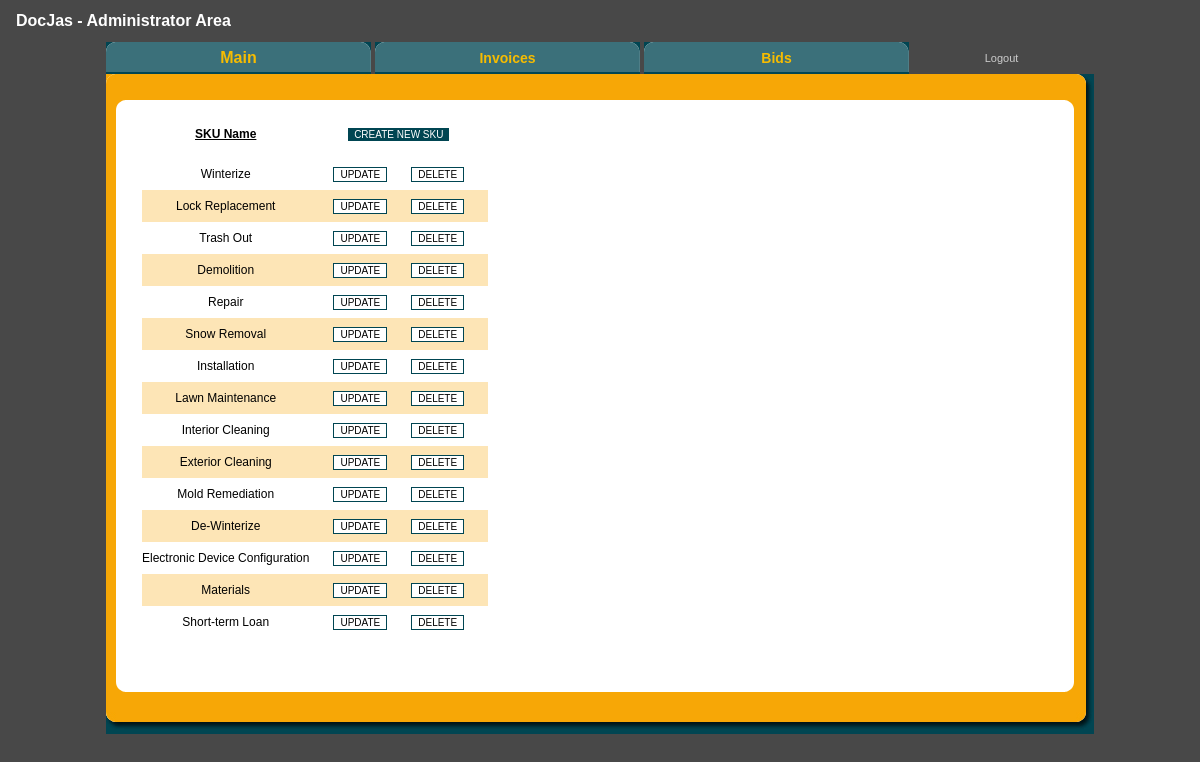
The page /old/sku.php on the database its author committed.
### tables this page shows
CREATE TABLE `sku` (
  `id` int(8) unsigned NOT NULL auto_increment,
  `name` varchar(50) NOT NULL,
  `shortdesc` text NOT NULL,
  PRIMARY KEY  (`id`)
);

### old/sku.php (the view)
<?
   	include("common/author.php");
    include("common/header.php");
?>
<div style="padding: 12px; font: 12px Arial, Tahoma, sans-serif;">
    <table>
        <tr>
            <td style="height: 16px; padding: 0px 24px 16px 0px; font-weight: bold; text-decoration: underline; vertical-align: middle; text-align: center;">SKU Name</td>
            <td colspan="2" style="height: 16px; padding: 0px 24px 16px 0px; font-weight: bold; text-decoration: underline; vertical-align: middle; text-align: center;"><input type="button" name="add" value="CREATE NEW SKU" onclick="window.location='sku_.php?action=add';" style="border: 1px solid #FFFFFF; background: #004552; color: #FFFFFF; font: 10px Arial, Tahoma, sans-serif;"></td>
        </tr>
<?
    $i = 'odd';
    $sql = "SELECT * FROM sku ORDER BY ID";
    $sql = mysqli_query($connection, $sql);
    while($list = mysqli_fetch_assoc($sql)) {
        extract($list);
        if ($i == 'odd') {
            $bgcolor = 'inherit';
            $i = 'even';
        } else {
            $bgcolor = '#fde5b6';
            $i = 'odd';
        }
?>
        <tr style="background: <?= $bgcolor ?>;">
            <td style="height: 20px; padding: 6px 24px 6px 0px; vertical-align: middle; color: inherit; text-align: center;"><?= $name ?></td>
            <td style="height: 20px; padding: 6px 24px 6px 0px; vertical-align: middle; color: inherit;"><input type="button" name="update" value="UPDATE" onclick="window.location='sku_.php?id=<?= $id ?>&action=update';" style="border: 1px solid #004552; background: #FFFFFF; font: 10px Arial, Tahoma, sans-serif;"></td>
            <td style="height: 20px; padding: 6px 24px 6px 0px; vertical-align: middle; color: inherit;"><input type="button" name="delete" value="DELETE" onclick="JavaScript:if(window.confirm('By deleting this client, you will delete or unlink any records pertaining to this client. Are you sure you wish to DELETE?')) window.location='sku_.php?action=delete&id=<?= $id ?>';" style="border: 1px solid #004552; background: #FFFFFF; font: 10px Arial, Tahoma, sans-serif;"></td>
        </tr>
<?
    }
?>
    </table>
</div>
<? include("common/footer.php") ?>

### old/common/header.php (shortened to what this page needs)
<?
   	$page = basename($_SERVER['PHP_SELF']);
	list($page_, $extension) = explode('.', $page);
	$btn_1 = array("main", "main_");
	$btn_2 = array("invoices", "invoices_");
	$btn_3 = array("bid","bid_");
    $btn1 = 'Main';
	$btn2 = 'Invoices';
	$btn3 = 'Bids';
    $btn1_link = 'main';
    $btn2_link = 'invoices';
    $btn3_link = 'bid';
?>
<!DOCTYPE HTML PUBLIC "-//W3C//DTD HTML 4.01 Transitional//EN"
    "http://www.w3.org/TR/html4/loose.dtd">
<html>
<head>
  <link href="global.css" rel="stylesheet" type="text/css">
</head>
<body style="background: #484848; color: #000000;">
<div style="font: bold 16px Arial, Tahoma, sans-serif; padding: 0px; margin: 0px; color: #FFFFFF; background: transparent; padding: 4px 0px 12px 8px;">
    <div style=" vertical-align: middle;">DocJas - Administrator Area</div>
</div>
<div style="width: 988px; height: 692px; margin: 0px auto;">
<table style="width: 988px; height: 692px; padding: 4px 0px 4px 0px;">
    <tr>
<?
    if (in_array($page_, $btn_1)) {
        $color1 = '#FFFFFF';
        $tab1 = 'active';
    } else {
        $color1 = '#F7BC00';
        $tab1 = 'nonactive';
    }
?>
        <td style="width: 265px; height: 32px; background: url('imgs/tab_<?= $tab1 ?>.gif') no-repeat; color: #FFFFFF; font: bold 16px Arial,Tahoma,sans-serif; text-align: center;">
            <a href="<?= $btn1_link.'.php'; ?>" style="text-decoration: none; color: <?= $color1 ?>; background: transparent;"><?= $btn1 ?></a>
        </td>
        <td style="width: 4px; height: 32px;"><img src="imgs/bPx.gif" alt="" style="width: 4px; height: 32px;"></td>
<?
    if (in_array($page_, $btn_2)) {
        $color2 = '#FFFFFF';
        $tab2 = 'active';
    } else {
        $color2 = '#F7BC00';
        $tab2 = 'nonactive';
    }
?>
        <td style="width: 265px; height: 32px; background: url('imgs/tab_<?= $tab2 ?>.gif') no-repeat; color: #f7bc00; font: bold 14px Arial,Tahoma,sans-serif; text-align: center;">
            <a href="<?= $btn2_link.'.php'; ?>" style="text-decoration: none; color: <?= $color2 ?>; background: transparent;"><?= $btn2 ?></a>
        </td>
<?
    if (in_array($page_, $btn_3)) {
        $color3 = '#FFFFFF';
        $tab3 = 'active';
    } else {
        $color3 = '#F7BC00';
        $tab3 = 'nonactive';
    }
?>
        <td style="width: 4px; height: 32px;"><img src="imgs/bPx.gif" alt="" style="width: 4px; height: 32px;"></td>
        <td style="width: 265px; height: 32px; background: url('imgs/tab_<?= $tab3 ?>.gif') no-repeat; color: #f7bc00; font: bold 14px Arial,Tahoma,sans-serif; text-align: center;">
            <a href="<?= $btn3_link.'.php'; ?>" style="text-decoration: none; color: <?= $color3 ?>; background: transparent;"><?= $btn3 ?></a>
        </td>
        <td style="width: 185px; height: 32px; text-align: center;"><span style="font-size: 11px; vertical-align: middle;"><a href="index.php" style="text-decoration: none; color: #CCCCCC; background: transparent;">Logout</a></span><?  ?></td>
    </tr>
    <tr>
        <td colspan="6" style="width: 988px; height: 16px; background: url('imgs/t_layer.gif') no-repeat;"><img src="imgs/bPx.gif" alt="" style="width: 988px; height: 16px;"></td>
    </tr>
    <tr>
        <td colspan="6" style="width: 988px; background: url('imgs/main.gif') repeat-y; width: 988px; height: 620px; vertical-align: top;">
            <div style="padding: 8px;">
                <table style="">
                    <tr>
                        <td style="width: 16px; height: 16px; background: url('imgs/whitebox_tl.gif') no-repeat;"><img src="imgs/bPx.gif" alt="" style="width: 16px; height: 16px;"></td>
                        <td style="width: 930px; height: 16px; background: url('imgs/whitebox_t.gif') repeat-x;"><img src="imgs/bPx.gif" alt="" style="width: 930px; height: 16px;"></td>
                        <td style="width: 16px; height: 16px; background: url('imgs/whitebox_tr.gif') no-repeat;"><img src="imgs/bPx.gif" alt="" style="width: 16px; height: 16px;"></td>
                    </tr>
                    <tr>
                        <td style="width: 16px; height: 564px; background: url('imgs/whitebox_l.gif') repeat-y;"><img src="imgs/bPx.gif" alt="" style="width: 16px; height: 200px;"></td>
                        <td style="background: #FFFFFF; color: #000000; vertical-align: top;">

### old/common/footer.php
                        </td>
                        <td style="width: 16px; height: 564px; background: url('imgs/whitebox_r.gif') repeat-y;"><img src="imgs/bPx.gif" alt="" style="width: 16px; height: 200px;"></td>
                    </tr>
                    <tr>
                        <td style="width: 16px; height: 16px; background: url('imgs/whitebox_bl.gif') no-repeat;"><img src="imgs/bPx.gif" alt="" style="width: 16px; height: 16px;"></td>
                        <td style="width: 930px; height: 16px; background: url('imgs/whitebox_b.gif') repeat-x;"><img src="imgs/bPx.gif" alt="" style="width: 930px; height: 16px;"></td>
                        <td style="width: 16px; height: 16px; background: url('imgs/whitebox_br.gif') no-repeat;"><img src="imgs/bPx.gif" alt="" style="width: 16px; height: 16px;"></td>
                    </tr>
                </table>
            </div>
        </td>
    </tr>
    <tr>
        <td colspan="6" style="width: 988px; height: 24px; background: url('imgs/b_layer.gif') no-repeat;"><img src="imgs/bPx.gif" alt="" style="width: 988px; height: 24px;"></td>
    </tr>
</table>
</div>
</body>
</html>

### old/global.css (style rules this page uses)
html { min-height: 100%; margin-bottom: 0px; }
body { background: #004552; color: #ffffff; font: 12px Arial,Tahoma,sans-serif; }
img { border: 0px; margin: 0px; padding: 0px; }
table { margin: 0px; border: 0px; padding: 0px; border-collapse: collapse; }
td { padding: 0px; }
a, a:visited, a:active { color: #004552; background: inherit; text-decoration: none; }

### rows shown on the page
sku: name "Winterize"
sku: name "Lock Replacement"
sku: name "Trash Out"
sku: name "Demolition"
sku: name "Repair"
sku: name "Snow Removal"
sku: name "Installation"
sku: name "Lawn Maintenance"
sku: name "Interior Cleaning"
sku: name "Exterior Cleaning"
sku: name "Mold Remediation"
sku: name "De-Winterize"
sku: name "Electronic Device Configuration"
sku: name "Materials"
sku: name "Short-term Loan"

### other values the page prints
$btn1 "Main"
$btn2 "Invoices"
$btn3 "Bids"
